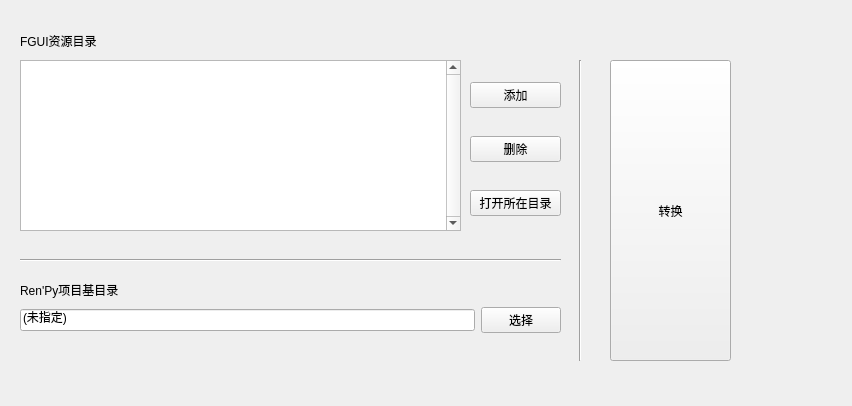
<?xml version="1.0" encoding="UTF-8"?>
<ui version="4.0">
 <class>FguiConverterWidget</class>
 <widget class="QWidget" name="FguiConverterWidget">
  <property name="geometry">
   <rect>
    <x>0</x>
    <y>0</y>
    <width>852</width>
    <height>406</height>
   </rect>
  </property>
  <property name="windowTitle">
   <string>Form</string>
  </property>
  <widget class="QListWidget" name="listWidget">
   <property name="geometry">
    <rect>
     <x>20</x>
     <y>60</y>
     <width>441</width>
     <height>171</height>
    </rect>
   </property>
   <property name="verticalScrollBarPolicy">
    <enum>Qt::ScrollBarPolicy::ScrollBarAlwaysOn</enum>
   </property>
   <property name="dragEnabled">
    <bool>true</bool>
   </property>
   <property name="dragDropMode">
    <enum>QAbstractItemView::DragDropMode::InternalMove</enum>
   </property>
   <property name="selectionBehavior">
    <enum>QAbstractItemView::SelectionBehavior::SelectRows</enum>
   </property>
  </widget>
  <widget class="QLabel" name="fguiAssetDictLabel">
   <property name="geometry">
    <rect>
     <x>20</x>
     <y>30</y>
     <width>181</width>
     <height>21</height>
    </rect>
   </property>
   <property name="sizePolicy">
    <sizepolicy hsizetype="Preferred" vsizetype="Preferred">
     <horstretch>0</horstretch>
     <verstretch>0</verstretch>
    </sizepolicy>
   </property>
   <property name="text">
    <string>FGUI资源目录</string>
   </property>
  </widget>
  <widget class="QWidget" name="horizontalLayoutWidget_2">
   <property name="geometry">
    <rect>
     <x>20</x>
     <y>300</y>
     <width>541</width>
     <height>41</height>
    </rect>
   </property>
   <layout class="QHBoxLayout" name="horizontalLayout_2">
    <item>
     <widget class="QLineEdit" name="outputDictLine">
      <property name="enabled">
       <bool>true</bool>
      </property>
      <property name="text">
       <string>(未指定)</string>
      </property>
     </widget>
    </item>
    <item>
     <widget class="QPushButton" name="outputDictButton">
      <property name="text">
       <string>选择</string>
      </property>
     </widget>
    </item>
   </layout>
  </widget>
  <widget class="QPushButton" name="convertButton">
   <property name="geometry">
    <rect>
     <x>610</x>
     <y>60</y>
     <width>121</width>
     <height>301</height>
    </rect>
   </property>
   <property name="text">
    <string>转换</string>
   </property>
  </widget>
  <widget class="QWidget" name="verticalLayoutWidget">
   <property name="geometry">
    <rect>
     <x>470</x>
     <y>60</y>
     <width>91</width>
     <height>181</height>
    </rect>
   </property>
   <layout class="QVBoxLayout" name="verticalLayout">
    <item>
     <widget class="QPushButton" name="addDictButton">
      <property name="text">
       <string>添加</string>
      </property>
     </widget>
    </item>
    <item>
     <widget class="QPushButton" name="removeDictButton">
      <property name="text">
       <string>删除</string>
      </property>
     </widget>
    </item>
    <item>
     <widget class="QPushButton" name="openDictButton">
      <property name="text">
       <string>打开所在目录</string>
      </property>
     </widget>
    </item>
   </layout>
  </widget>
  <widget class="Line" name="line">
   <property name="geometry">
    <rect>
     <x>20</x>
     <y>250</y>
     <width>541</width>
     <height>20</height>
    </rect>
   </property>
   <property name="orientation">
    <enum>Qt::Orientation::Horizontal</enum>
   </property>
  </widget>
  <widget class="Line" name="line_2">
   <property name="geometry">
    <rect>
     <x>570</x>
     <y>60</y>
     <width>20</width>
     <height>301</height>
    </rect>
   </property>
   <property name="orientation">
    <enum>Qt::Orientation::Vertical</enum>
   </property>
  </widget>
  <widget class="QLabel" name="outputDictLabel">
   <property name="geometry">
    <rect>
     <x>20</x>
     <y>270</y>
     <width>171</width>
     <height>39</height>
    </rect>
   </property>
   <property name="text">
    <string>Ren'Py项目基目录</string>
   </property>
  </widget>
 </widget>
 <resources/>
 <connections/>
</ui>
